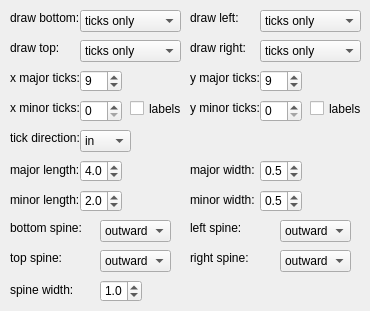
    <widget class="QWidget" name="spinestickstab">
     <attribute name="title">
      <string>Spines/Ticks</string>
     </attribute>
     <widget class="QLabel" name="label_16">
      <property name="geometry">
       <rect>
        <x>10</x>
        <y>160</y>
        <width>71</width>
        <height>20</height>
       </rect>
      </property>
      <property name="text">
       <string>major length:</string>
      </property>
     </widget>
     <widget class="QLabel" name="label_17">
      <property name="geometry">
       <rect>
        <x>10</x>
        <y>130</y>
        <width>71</width>
        <height>16</height>
       </rect>
      </property>
      <property name="text">
       <string>tick direction:</string>
      </property>
     </widget>
     <widget class="QDoubleSpinBox" name="doubleSpinBox_ticksmajorlength">
      <property name="geometry">
       <rect>
        <x>80</x>
        <y>160</y>
        <width>42</width>
        <height>22</height>
       </rect>
      </property>
      <property name="decimals">
       <number>1</number>
      </property>
      <property name="singleStep">
       <double>0.500000000000000</double>
      </property>
      <property name="value">
       <double>4.000000000000000</double>
      </property>
     </widget>
     <widget class="QComboBox" name="comboBox_ticksdirection">
      <property name="geometry">
       <rect>
        <x>80</x>
        <y>130</y>
        <width>51</width>
        <height>22</height>
       </rect>
      </property>
      <item>
       <property name="text">
        <string>in</string>
       </property>
      </item>
      <item>
       <property name="text">
        <string>out</string>
       </property>
      </item>
      <item>
       <property name="text">
        <string>inout</string>
       </property>
      </item>
     </widget>
     <widget class="QLabel" name="label_41">
      <property name="geometry">
       <rect>
        <x>10</x>
        <y>70</y>
        <width>71</width>
        <height>16</height>
       </rect>
      </property>
      <property name="text">
       <string>x major ticks:</string>
      </property>
     </widget>
     <widget class="QSpinBox" name="spinBox_numxmajorticks">
      <property name="geometry">
       <rect>
        <x>80</x>
        <y>70</y>
        <width>42</width>
        <height>22</height>
       </rect>
      </property>
      <property name="value">
       <number>9</number>
      </property>
     </widget>
     <widget class="QLabel" name="label_42">
      <property name="geometry">
       <rect>
        <x>190</x>
        <y>70</y>
        <width>71</width>
        <height>16</height>
       </rect>
      </property>
      <property name="text">
       <string>y major ticks:</string>
      </property>
     </widget>
     <widget class="QSpinBox" name="spinBox_numymajorticks">
      <property name="geometry">
       <rect>
        <x>260</x>
        <y>70</y>
        <width>42</width>
        <height>22</height>
       </rect>
      </property>
      <property name="value">
       <number>9</number>
      </property>
     </widget>
     <widget class="QSpinBox" name="spinBox_numyminorticks">
      <property name="geometry">
       <rect>
        <x>260</x>
        <y>100</y>
        <width>42</width>
        <height>22</height>
       </rect>
      </property>
     </widget>
     <widget class="QLabel" name="label_43">
      <property name="geometry">
       <rect>
        <x>10</x>
        <y>100</y>
        <width>71</width>
        <height>16</height>
       </rect>
      </property>
      <property name="text">
       <string>x minor ticks:</string>
      </property>
     </widget>
     <widget class="QSpinBox" name="spinBox_numxminorticks">
      <property name="geometry">
       <rect>
        <x>80</x>
        <y>100</y>
        <width>42</width>
        <height>22</height>
       </rect>
      </property>
     </widget>
     <widget class="QLabel" name="label_44">
      <property name="geometry">
       <rect>
        <x>190</x>
        <y>100</y>
        <width>71</width>
        <height>16</height>
       </rect>
      </property>
      <property name="text">
       <string>y minor ticks:</string>
      </property>
     </widget>
     <widget class="QDoubleSpinBox" name="doubleSpinBox_ticksmajorwidth">
      <property name="geometry">
       <rect>
        <x>260</x>
        <y>160</y>
        <width>42</width>
        <height>22</height>
       </rect>
      </property>
      <property name="decimals">
       <number>1</number>
      </property>
      <property name="singleStep">
       <double>0.100000000000000</double>
      </property>
      <property name="value">
       <double>0.500000000000000</double>
      </property>
     </widget>
     <widget class="QLabel" name="label_19">
      <property name="geometry">
       <rect>
        <x>190</x>
        <y>160</y>
        <width>71</width>
        <height>20</height>
       </rect>
      </property>
      <property name="text">
       <string>major width:</string>
      </property>
     </widget>
     <widget class="QComboBox" name="comboBox_ticksdrawbottom">
      <property name="geometry">
       <rect>
        <x>80</x>
        <y>10</y>
        <width>101</width>
        <height>22</height>
       </rect>
      </property>
      <item>
       <property name="text">
        <string>ticks only</string>
       </property>
      </item>
      <item>
       <property name="text">
        <string>tick labels only</string>
       </property>
      </item>
      <item>
       <property name="text">
        <string>both</string>
       </property>
      </item>
      <item>
       <property name="text">
        <string>none</string>
       </property>
      </item>
     </widget>
     <widget class="QLabel" name="label_20">
      <property name="geometry">
       <rect>
        <x>10</x>
        <y>10</y>
        <width>71</width>
        <height>16</height>
       </rect>
      </property>
      <property name="text">
       <string>draw bottom:</string>
      </property>
     </widget>
     <widget class="QComboBox" name="comboBox_ticksdrawtop">
      <property name="geometry">
       <rect>
        <x>80</x>
        <y>40</y>
        <width>101</width>
        <height>22</height>
       </rect>
      </property>
      <item>
       <property name="text">
        <string>ticks only</string>
       </property>
      </item>
      <item>
       <property name="text">
        <string>tick labels only</string>
       </property>
      </item>
      <item>
       <property name="text">
        <string>both</string>
       </property>
      </item>
      <item>
       <property name="text">
        <string>none</string>
       </property>
      </item>
     </widget>
     <widget class="QLabel" name="label_45">
      <property name="geometry">
       <rect>
        <x>10</x>
        <y>40</y>
        <width>71</width>
        <height>16</height>
       </rect>
      </property>
      <property name="text">
       <string>draw top:</string>
      </property>
     </widget>
     <widget class="QLabel" name="label_46">
      <property name="geometry">
       <rect>
        <x>190</x>
        <y>10</y>
        <width>71</width>
        <height>16</height>
       </rect>
      </property>
      <property name="text">
       <string>draw left:</string>
      </property>
     </widget>
     <widget class="QComboBox" name="comboBox_ticksdrawleft">
      <property name="geometry">
       <rect>
        <x>260</x>
        <y>10</y>
        <width>101</width>
        <height>22</height>
       </rect>
      </property>
      <item>
       <property name="text">
        <string>ticks only</string>
       </property>
      </item>
      <item>
       <property name="text">
        <string>tick labels only</string>
       </property>
      </item>
      <item>
       <property name="text">
        <string>both</string>
       </property>
      </item>
      <item>
       <property name="text">
        <string>none</string>
       </property>
      </item>
     </widget>
     <widget class="QLabel" name="label_47">
      <property name="geometry">
       <rect>
        <x>190</x>
        <y>40</y>
        <width>71</width>
        <height>16</height>
       </rect>
      </property>
      <property name="text">
       <string>draw right:</string>
      </property>
     </widget>
     <widget class="QComboBox" name="comboBox_ticksdrawright">
      <property name="geometry">
       <rect>
        <x>260</x>
        <y>40</y>
        <width>101</width>
        <height>22</height>
       </rect>
      </property>
      <item>
       <property name="text">
        <string>ticks only</string>
       </property>
      </item>
      <item>
       <property name="text">
        <string>tick labels only</string>
       </property>
      </item>
      <item>
       <property name="text">
        <string>both</string>
       </property>
      </item>
      <item>
       <property name="text">
        <string>none</string>
       </property>
      </item>
     </widget>
     <widget class="QLabel" name="label_15">
      <property name="geometry">
       <rect>
        <x>10</x>
        <y>250</y>
        <width>51</width>
        <height>16</height>
       </rect>
      </property>
      <property name="text">
       <string>top spine:</string>
      </property>
     </widget>
     <widget class="QDoubleSpinBox" name="doubleSpinBox_spinewidth">
      <property name="geometry">
       <rect>
        <x>100</x>
        <y>280</y>
        <width>42</width>
        <height>22</height>
       </rect>
      </property>
      <property name="decimals">
       <number>1</number>
      </property>
      <property name="singleStep">
       <double>0.500000000000000</double>
      </property>
      <property name="value">
       <double>1.000000000000000</double>
      </property>
     </widget>
     <widget class="QLabel" name="label_59">
      <property name="geometry">
       <rect>
        <x>10</x>
        <y>220</y>
        <width>71</width>
        <height>16</height>
       </rect>
      </property>
      <property name="text">
       <string>bottom spine:</string>
      </property>
     </widget>
     <widget class="QComboBox" name="comboBox_topspine">
      <property name="geometry">
       <rect>
        <x>100</x>
        <y>250</y>
        <width>71</width>
        <height>22</height>
       </rect>
      </property>
      <property name="currentIndex">
       <number>0</number>
      </property>
      <item>
       <property name="text">
        <string>outward</string>
       </property>
      </item>
      <item>
       <property name="text">
        <string>center</string>
       </property>
      </item>
      <item>
       <property name="text">
        <string>zero</string>
       </property>
      </item>
      <item>
       <property name="text">
        <string>off</string>
       </property>
      </item>
     </widget>
     <widget class="QLabel" name="label_37">
      <property name="geometry">
       <rect>
        <x>10</x>
        <y>280</y>
        <width>81</width>
        <height>20</height>
       </rect>
      </property>
      <property name="text">
       <string>spine width:</string>
      </property>
     </widget>
     <widget class="QComboBox" name="comboBox_bottomspine">
      <property name="geometry">
       <rect>
        <x>100</x>
        <y>220</y>
        <width>71</width>
        <height>22</height>
       </rect>
      </property>
      <property name="currentIndex">
       <number>0</number>
      </property>
      <item>
       <property name="text">
        <string>outward</string>
       </property>
      </item>
      <item>
       <property name="text">
        <string>center</string>
       </property>
      </item>
      <item>
       <property name="text">
        <string>zero</string>
       </property>
      </item>
      <item>
       <property name="text">
        <string>off</string>
       </property>
      </item>
     </widget>
     <widget class="QLabel" name="label_18">
      <property name="geometry">
       <rect>
        <x>190</x>
        <y>250</y>
        <width>61</width>
        <height>16</height>
       </rect>
      </property>
      <property name="text">
       <string>right spine:</string>
      </property>
     </widget>
     <widget class="QLabel" name="label_61">
      <property name="geometry">
       <rect>
        <x>190</x>
        <y>220</y>
        <width>71</width>
        <height>16</height>
       </rect>
      </property>
      <property name="text">
       <string>left spine:</string>
      </property>
     </widget>
     <widget class="QComboBox" name="comboBox_leftspine">
      <property name="geometry">
       <rect>
        <x>280</x>
        <y>220</y>
        <width>71</width>
        <height>22</height>
       </rect>
      </property>
      <property name="currentIndex">
       <number>0</number>
      </property>
      <item>
       <property name="text">
        <string>outward</string>
       </property>
      </item>
      <item>
       <property name="text">
        <string>center</string>
       </property>
      </item>
      <item>
       <property name="text">
        <string>zero</string>
       </property>
      </item>
      <item>
       <property name="text">
        <string>off</string>
       </property>
      </item>
     </widget>
     <widget class="QComboBox" name="comboBox_rightspine">
      <property name="geometry">
       <rect>
        <x>280</x>
        <y>250</y>
        <width>71</width>
        <height>22</height>
       </rect>
      </property>
      <property name="currentIndex">
       <number>0</number>
      </property>
      <item>
       <property name="text">
        <string>outward</string>
       </property>
      </item>
      <item>
       <property name="text">
        <string>center</string>
       </property>
      </item>
      <item>
       <property name="text">
        <string>zero</string>
       </property>
      </item>
      <item>
       <property name="text">
        <string>off</string>
       </property>
      </item>
     </widget>
     <widget class="QCheckBox" name="checkBox_xminorlabels">
      <property name="geometry">
       <rect>
        <x>130</x>
        <y>100</y>
        <width>51</width>
        <height>17</height>
       </rect>
      </property>
      <property name="text">
       <string>labels</string>
      </property>
     </widget>
     <widget class="QCheckBox" name="checkBox_yminorlabels">
      <property name="geometry">
       <rect>
        <x>310</x>
        <y>100</y>
        <width>51</width>
        <height>17</height>
       </rect>
      </property>
      <property name="text">
       <string>labels</string>
      </property>
     </widget>
     <widget class="QLabel" name="label_34">
      <property name="geometry">
       <rect>
        <x>10</x>
        <y>190</y>
        <width>71</width>
        <height>20</height>
       </rect>
      </property>
      <property name="text">
       <string>minor length:</string>
      </property>
     </widget>
     <widget class="QDoubleSpinBox" name="doubleSpinBox_ticksminorlength">
      <property name="geometry">
       <rect>
        <x>80</x>
        <y>190</y>
        <width>42</width>
        <height>22</height>
       </rect>
      </property>
      <property name="decimals">
       <number>1</number>
      </property>
      <property name="singleStep">
       <double>0.500000000000000</double>
      </property>
      <property name="value">
       <double>2.000000000000000</double>
      </property>
     </widget>
     <widget class="QDoubleSpinBox" name="doubleSpinBox_ticksminorwidth">
      <property name="geometry">
       <rect>
        <x>260</x>
        <y>190</y>
        <width>42</width>
        <height>22</height>
       </rect>
      </property>
      <property name="decimals">
       <number>1</number>
      </property>
      <property name="singleStep">
       <double>0.100000000000000</double>
      </property>
      <property name="value">
       <double>0.500000000000000</double>
      </property>
     </widget>
     <widget class="QLabel" name="label_48">
      <property name="geometry">
       <rect>
        <x>190</x>
        <y>190</y>
        <width>71</width>
        <height>20</height>
       </rect>
      </property>
      <property name="text">
       <string>minor width:</string>
      </property>
     </widget>
    </widget>
